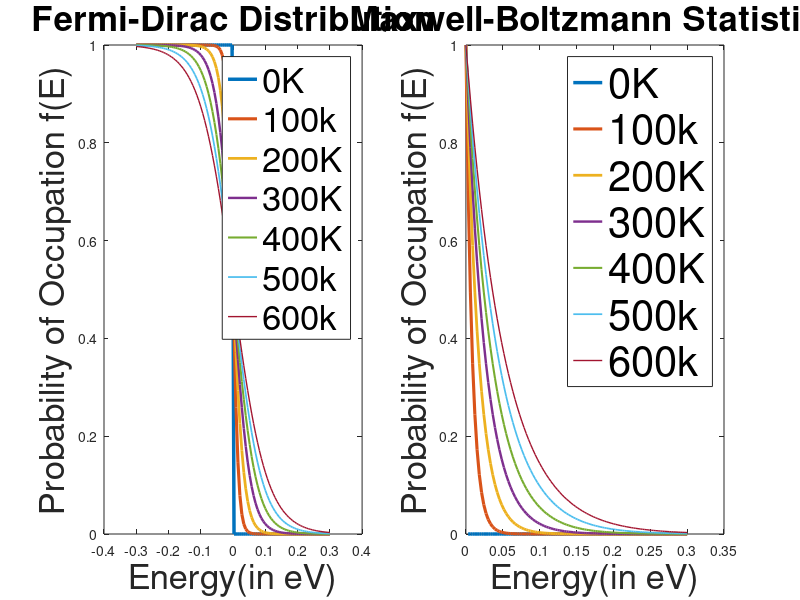

Reproduce this figure in MATLAB.
#To clear the text and close all windows
clc; clear; close;

#Declaring Constants
e = 1.602e-19;
kb = 1.3806e-23;

#Fermi Level
Ef = 0;

#Energy levels 
Ev = Ef - 0.3;
Ec = Ef + 0.3;

#Declaring the energy array
E = linspace(Ev , Ec);

#Fermi-Dirac Statistics
#For loop for temperature
for T = 0 : 100 : 600
	
	#Looping for each energy value
	for i = 1 : length(E)

		#Assigning probability for each energy
		F(i) = 1 / (1 + exp(((E(i) - Ef) * e) / (kb * T)));
	endfor

	#Plotting on the left graph
	subplot(1, 2, 1), plot(E, F, 'linewidth', 2.5 - (T / 400));
	hold on

endfor
hold off

#Legend for left graph
legend('0K', '100k', '200K', '300K', '400K', '500k', '600k', 'fontsize', 25);

#Title
title('Fermi-Dirac Distribution', 'fontsize', 25);

#xlabel
xlabel('Energy(in eV)', 'fontsize', 25);

#ylabel
ylabel('Probability of Occupation f(E)', 'fontsize', 25);

#Re-Declaring Constants
e = 1.602e-19;
kb = 1.38e-23;

#Changing Energy levels 
Ev = Ef; 
Ec = Ef + 0.3;

#Re-Declaring the energy array
E = linspace(Ev, Ec);

#Maxwell-Boltzmann Statistics
#For loop for temperature
for T = 0 : 100 : 600
	
	#Looping for each energy value
	for i = 1 : length(E)

		#Assigning probability for each energy
		M(i) = 1 / exp(((E(i) - Ef) * e) / (kb * T));
	endfor

	#Plotting on the left graph
	subplot(1, 2, 2), plot(E, M, 'linewidth', 2.5 - (T / 400));
	hold on

endfor
hold off

#Legend for right graph
legend('0K', '100k', '200K', '300K', '400K', '500k', '600k', 'fontsize', 30);

#Title
title('Maxwell-Boltzmann Statistics', 'fontsize', 25);

#Label for x-axis
xlabel('Energy(in eV)', 'fontsize', 25);

#Label for y-axis
ylabel('Probability of Occupation f(E)', 'fontsize', 25);